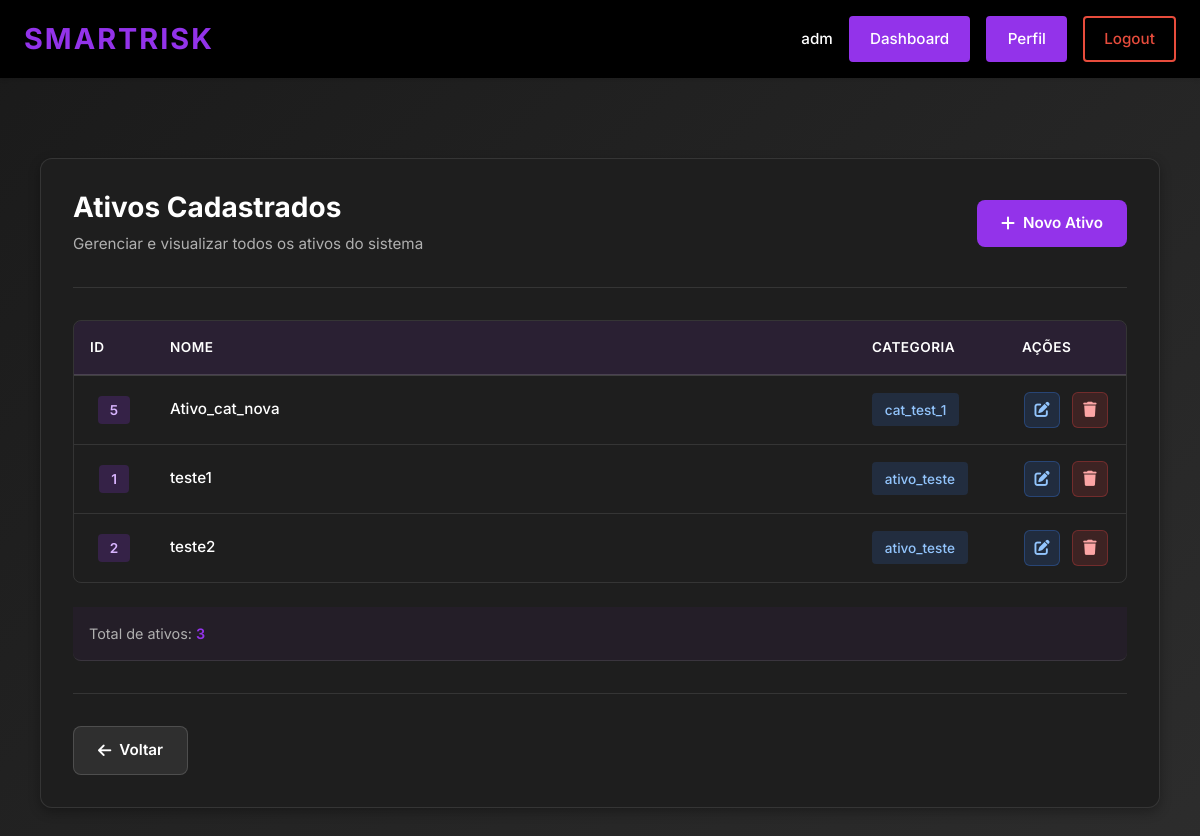
The page /lista_ativos/ (signed in) on the database its author committed.
### ismsapp/models.py (models this page shows, shortened)
class Ativo(models.Model):
    """Name/identifier of the asset (e.g., 'Servidor de Banco de Dados Prod-01')."""
    nome = models.CharField(
        max_length=255,
        default="Ativo",
        help_text="Nome único ou identificador do ativo (ex.: 'Servidor de Banco de Dados Prod-01').",
    )
    """Foreign key to the asset category that classifies this asset."""
    categoria = models.ForeignKey(
        CategoriaAtivo,
        on_delete=models.SET_NULL,
        null=True,
        related_name="ativos",
        help_text="Categoria que classifica este ativo.",
    )
    """Numeric score for the Confidentiality dimension, indicating how sensitive the asset's information is. Higher values mean greater damage if data is disclosed without authorization."""
    confidencialidade = models.PositiveSmallIntegerField(
        verbose_name = "Confidencialidade (C)",
        default = 0,
        help_text = (
            "Grau de sensibilidade das informações deste ativo. "
            "Uma pontuação mais alta indica maior prejuízo caso os dados sejam divulgados sem autorização."
        ),
    )
    """Numeric score for the Integrity dimension, indicating how critical it is that the asset's data remains accurate and unaltered. Higher values mean greater harm if data is modified or corrupted."""
    integridade = models.PositiveSmallIntegerField(
        verbose_name = "Integridade (I)",
        default = 0,
        help_text = (
            "Grau de criticalidade do dado deste ativo. "
            "Uma pontuação mais alta indica maior dano se os dados forem modificados ou corrompidos."
        ),
    )
    """Numeric score for the Availability dimension, indicating how important it is that the asset is accessible when needed. Higher values mean more severe impact if the asset becomes unavailable."""
    disponibilidade = models.PositiveSmallIntegerField(
        verbose_name = "Disponibilidade (D)",
        default = 0,
        help_text = (
            "Grau de importância do acesso a este ativo quando necessário. "
            "Uma pontuação mais alta indica impacto mais severo se o ativo se tornar indisponível."
        ),
    )
    """The Privacy dimension score, indicating how much the asset handles personal data subject to privacy regulations. Higher values mean greater exposure to privacy-related obligations and risks."""
    privacidade = models.PositiveSmallIntegerField(
        verbose_name = "Privacidade (P)",
        default = 0,
        help_text = (
            "O grau em que este ativo lida com dados pessoais sujeitos a regulamentações de privacidade. "
            "Uma pontuação mais alta indica maior exposição a obrigações e riscos relacionados à privacidade."
        ),
    )
    """Composite CIDP weight calculated from the four dimension scores previously defined. This value is used in risk scoring to reflect the overall criticality of the asset. Consider overriding the save() method or using a @property to automatically keep this value in sync whenever any of the individual dimension scores are updated."""
    peso_cidp = models.DecimalField(
        max_digits = 5,
        decimal_places = 2,
        default = 0,
        help_text = (
            "Peso composto CIDP calculado a partir das quatro pontuações de dimensão acima. "
        ),
    )
    class Meta:
        verbose_name = "Ativo"
        verbose_name_plural = "Ativos"

class CategoriaAtivo(models.Model):
    class Tipo(models.TextChoices):
        PRIMARIO = "primario", "Primário"
        SUPORTE  = "suporte",  "De Suporte"
    nome = models.CharField(
        max_length=100,
        unique=True,
        help_text="Nome da categoria. Deve ser único no sistema.",
    )
    tipo = models.CharField(
        max_length=10,
        choices=Tipo.choices,
        help_text=(
            "Tipo do ativo: 'Primário' para ativos com valor direto ao negócio "
            "(ex.: informações, serviços); 'De Suporte' para infraestrutura que "
            "sustenta os ativos primários (ex.: hardware, software, pessoas)."
        ),
    )
    class Meta:
        verbose_name        = "Categoria de Ativo"
        verbose_name_plural = "Categorias de Ativos"
        ordering            = ["tipo", "nome"]

### ismsapp/views.py (the view)
# urls.py: path("lista_ativos/", views.ReadAtivoView.as_view(), name="lista_ativos"),
class ReadAtivoView(View):
    template_name = "ismsapp/lista_ativos.html"
    def _check_permission(self, user):
        if not user.is_authenticated:
            return False
        user_profile = getattr(user, 'profile', None)
        if not user_profile:
            return False
        allowed_actors = [
            UserProfile.Actor.SISTEMA_ADMIN,
            UserProfile.Actor.AUDITOR,
            UserProfile.Actor.ANALISTA
        ]
        return user_profile.actor_type in allowed_actors
    @method_decorator(login_required(login_url="login"))
    def get(self, request, *args, **kwargs):
        if not self._check_permission(request.user):
            return redirect('dashboard')
        from .models import Ativo
        ativos = Ativo.objects.all().order_by('nome')
        user_profile = getattr(request.user, 'profile', None)
        pode_editar_deletar = user_profile and user_profile.actor_type in [
            UserProfile.Actor.SISTEMA_ADMIN,
            UserProfile.Actor.AUDITOR
        ]
        contexto = {
            'ativos': ativos,
            'pode_editar_deletar': pode_editar_deletar,
        }
        return render(request, self.template_name, contexto)

### ismsapp/templates/ismsapp/lista_ativos.html (shortened to what this page needs)
{% extends "ismsapp/base.html" %}
{% load static %}
{% block extra_css %}
    <link href="https://cdn.jsdelivr.net/npm/bootstrap@5.3.0/dist/css/bootstrap.min.css" rel="stylesheet">
    <link href="https://cdnjs.cloudflare.com/ajax/libs/font-awesome/6.4.0/css/all.min.css" rel="stylesheet">
    <link href="{% static 'css/ismsapp/lista_ativos.css' %}" rel="stylesheet">
{% endblock %}
{% block content %}
    <div class="lista-container">
        <div class="lista-card">
            <div class="lista-header">
                <div class="header-content">
                    <h1>Ativos Cadastrados</h1>
                    <p class="subtitle">Gerenciar e visualizar todos os ativos do sistema</p>
                </div>
                {% if pode_editar_deletar %}
                <a href="{% url 'cadastro_ativo' %}" class="btn-add-asset">
                    <i class="fas fa-plus"></i> Novo Ativo
                </a>
                {% endif %}
            </div>
            {% if ativos %}
                <div class="assets-table-wrapper">
                    <table class="assets-table">
                        <thead>
                            <tr>
                                <th>ID</th>
                                <th>Nome</th>
                                <th>Categoria</th>
                                <th>Ações</th>
                            </tr>
                        </thead>
                        <tbody>
                            {% for ativo in ativos %}
                                <tr>
                                    <td class="asset-id-cell">
                                        <span class="id-badge">{{ ativo.id }}</span>
                                    </td>
                                    <td class="asset-name-cell">
                                        {{ ativo.nome }}
                                    </td>
                                    <td class="asset-category-cell">
                                        {% if ativo.categoria %}
                                            <span class="category-badge">{{ ativo.categoria.nome }}</span>
                                        {% else %}
                                            <span class="category-badge empty">Sem categoria</span>
                                        {% endif %}
                                    </td>
                                    <td class="asset-actions-cell">
                                        <div class="action-buttons">
                                            <a href="{% url 'editar_ativo' ativo.id %}" class="action-btn view-btn" title="Editar">
                                                <i class="fas fa-edit"></i>
                                            </a>
                                            {% if pode_editar_deletar %}
                                                <a href="{% url 'deletar_ativo' ativo.id %}" class="action-btn delete-btn" title="Deletar">
                                                    <i class="fas fa-trash"></i>
                                                </a>
                                            {% endif %}
                                        </div>
                                    </td>
                                </tr>
                            {% endfor %}
                        </tbody>
                    </table>
                </div>
                <div class="table-info">
                    <p>Total de ativos: <strong>{{ ativos.count }}</strong></p>
                </div>
            {% endif %}
            <div class="lista-footer">
                <a href="{% url 'dashboard' %}" class="btn btn-cancel">
                    <i class="fas fa-arrow-left"></i> Voltar
                </a>
            </div>
        </div>
    </div>
{% endblock %}

### ismsapp/templates/ismsapp/base.html (shortened to what this page needs)
{% load static %}
<!DOCTYPE html>
<html lang="en">
<head>
    <link rel="stylesheet" href="{% static 'css/ismsapp/header.css' %}">
    {% block extra_css %}{% endblock %}
</head>
<body>
    <header class="isms-header">
        <div class="header-container">
            <a href="{% url 'home' %}" class="header-logo">
                <span class="logo-text">SmartRisk</span>
            </a>
            <nav class="header-nav">
                {% if user.is_authenticated %}
                    <div class="nav-user">
                        <span class="username">{{ user.username }}</span>
                        <a href="{% url 'dashboard' %}" class="nav-button dashboard-button">
                            Dashboard
                        </a>
                        <a href="{% url 'profile' %}" class="nav-button profile-button">
                            Perfil
                        </a>
                        <a href="{% url 'logout' %}" class="nav-button logout-button">
                            Logout
                        </a>
                    </div>
                {% endif %}
            </nav>
        </div>
    </header>
    <main class="main-content">
        {% block content %}{% endblock %}
    </main>
</body>
</html>

### ismsapp/static/css/ismsapp/header.css (style rules this page uses)
.isms-header { background-color: #000000; color: white; padding: 1rem 0; box-shadow: 0 2px 4px rgba(0, 0, 0, 0.1); position: sticky; top: 0; z-index: 100; }
.header-container { max-width: 1200px; margin: 0 auto; padding: 0 1.5rem; display: flex; justify-content: space-between; align-items: center; }
.header-logo { text-decoration: none; color: white; display: flex; align-items: center; gap: 0.5rem; }
.logo-text { font-size: 1.8rem; font-weight: 700; letter-spacing: 2px; color: #9333ea; text-transform: uppercase; transition: color 0.3s ease; }
.header-nav { display: flex; align-items: center; gap: 1rem; }
.nav-user, .nav-auth { display: flex; align-items: center; gap: 1rem; }
.username { font-size: 0.95rem; color: #ffffff; font-weight: 500; padding: 0; background-color: transparent; }
.nav-button { padding: 0.6rem 1.2rem; border-radius: 4px; text-decoration: none; font-size: 0.95rem; font-weight: 500; transition: all 0.3s ease; cursor: pointer; border: none; display: inline-block; }
.profile-button { background-color: #9333ea; color: white; border: 2px solid #9333ea; }
.dashboard-button { background-color: #9333ea; color: white; border: 2px solid #9333ea; }
.logout-button { background-color: transparent; color: #e74c3c; border: 2px solid #e74c3c; }
.main-content { max-width: 1200px; margin: 2rem auto; padding: 0 1.5rem; }

### rows shown on the page
Ativo: id "5", nome "Ativo_cat_nova", categoria.nome "cat_test_1"
Ativo: id "1", nome "teste1", categoria.nome "ativo_teste"
Ativo: id "2", nome "teste2", categoria.nome "ativo_teste"

### other values the page prints
{{ user.username }} "adm"
{{ ativos.count }} "3"
